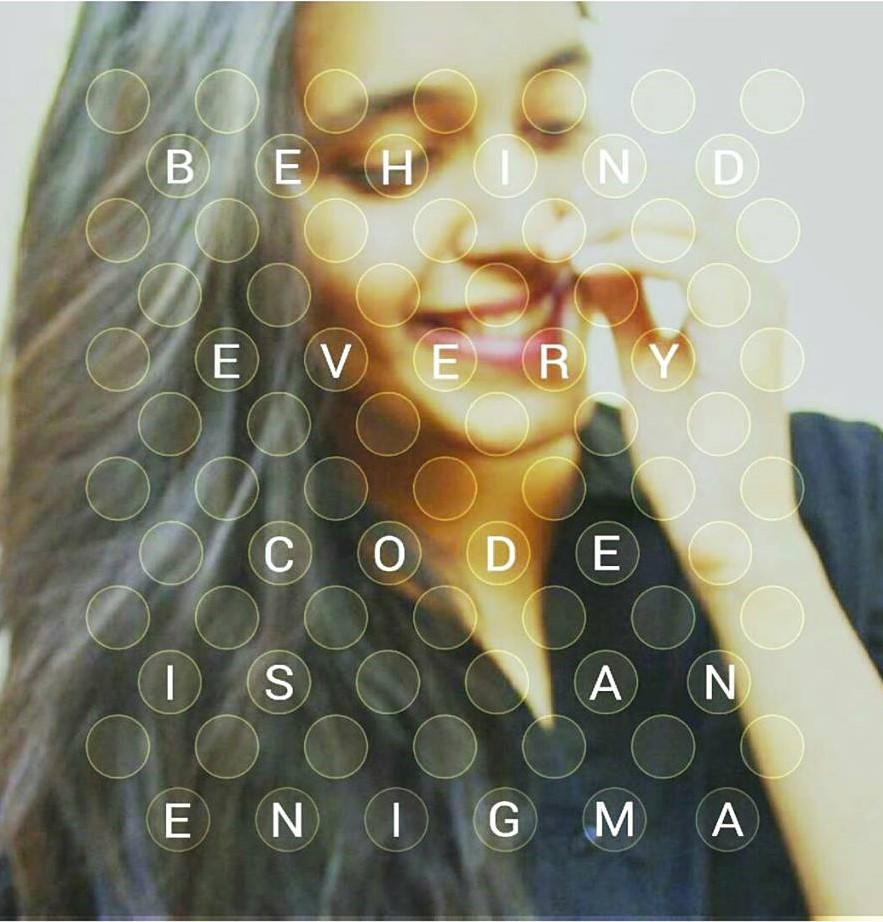
#> input picture finalenigma.jpg, 883 x 922 px
$ python cannyedge.py
#> lines starting #> are read from the running program, lines starting #| are printed output that depends on the picture
import cv2 as cv2
import numpy as np
from matplotlib import pyplot as plt

img=cv2.imread('finalenigma.jpg')
#> img is the input picture: shape (922, 883, 3); mean B, G, R 117.1, 135.7, 136.9
edges=cv2.Canny(img,100,200)
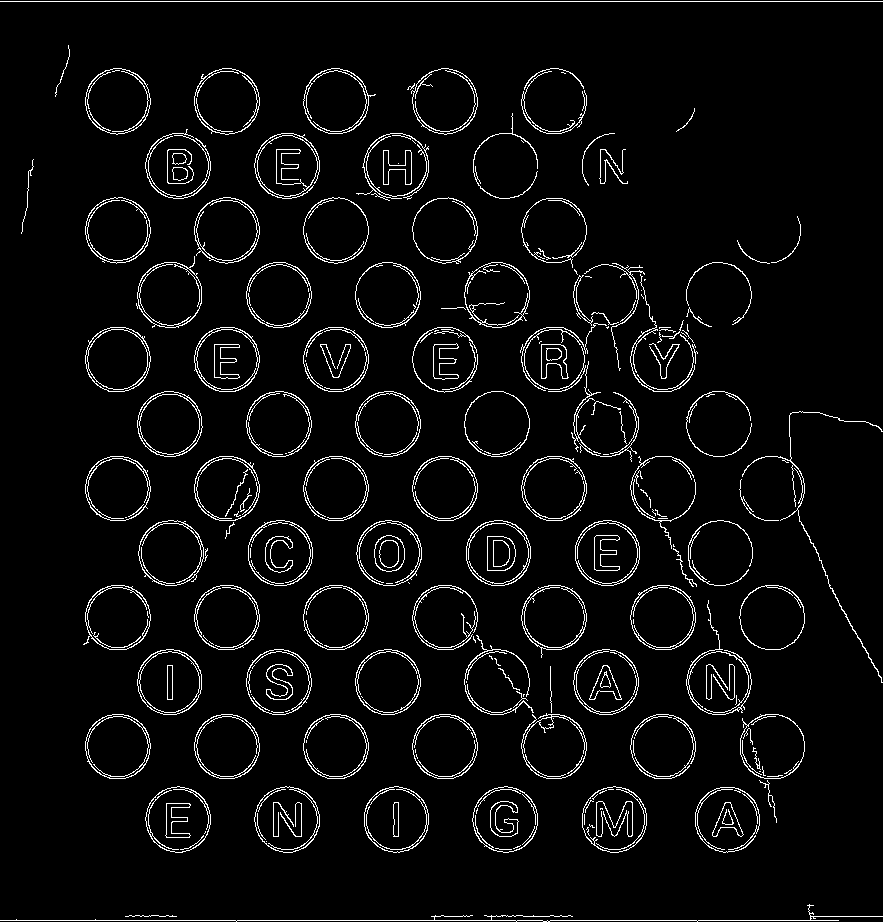
#> edges: shape (922, 883); 4.5% white in thin lines or dots

plt.subplot(121),plt.imshow(img,cmap='gray')
plt.title('Original'),plt.xticks([]),plt.yticks([])
plt.subplot(122),plt.imshow(edges,cmap='gray')
plt.title('edges'),plt.xticks([]),plt.yticks([])

plt.show()
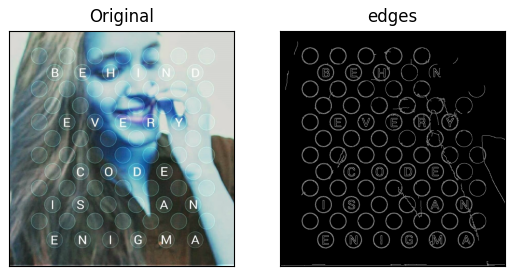
#> figure drawn by matplotlib, 2 panels; B, G, R data is drawn as R, G, B
